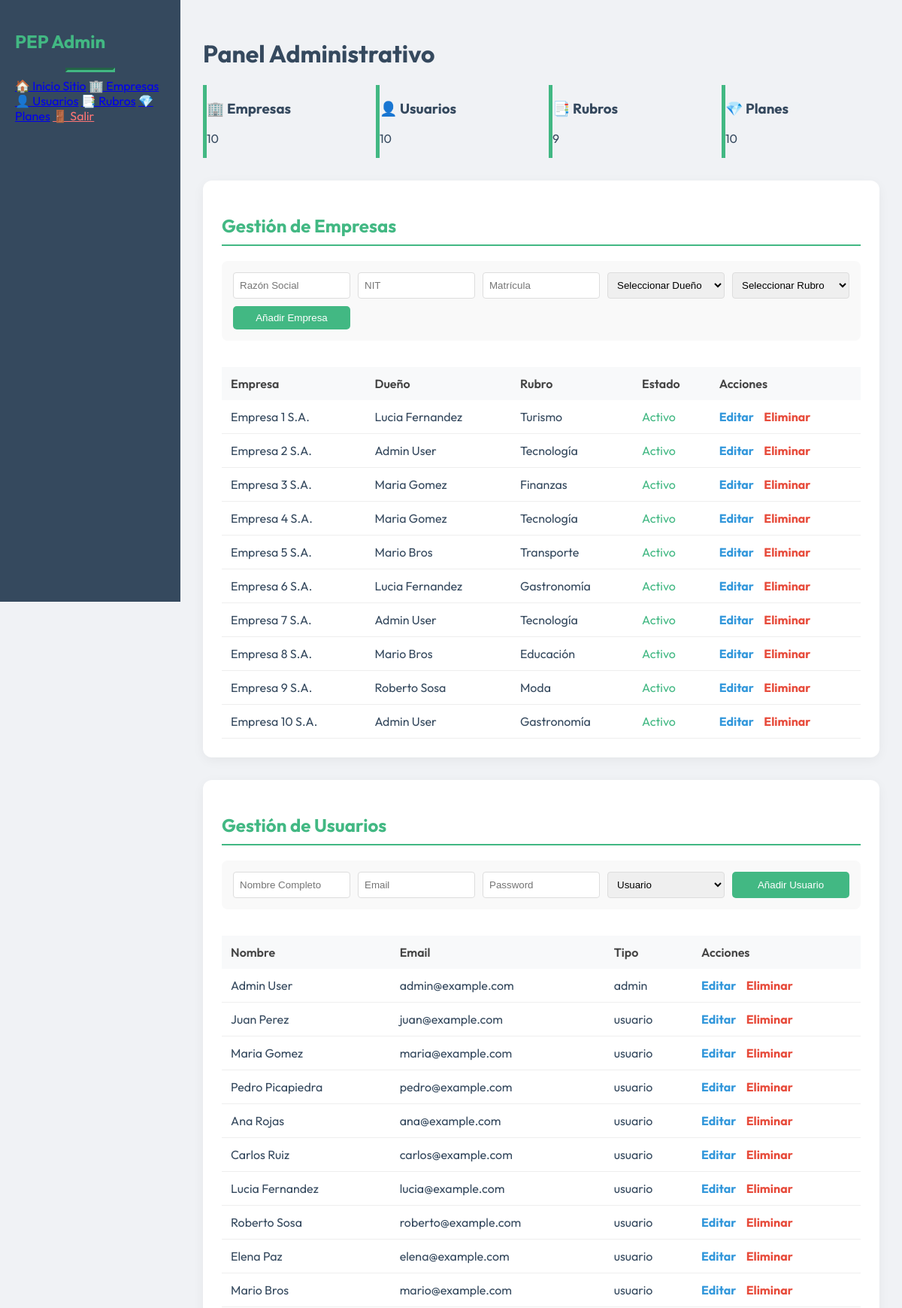
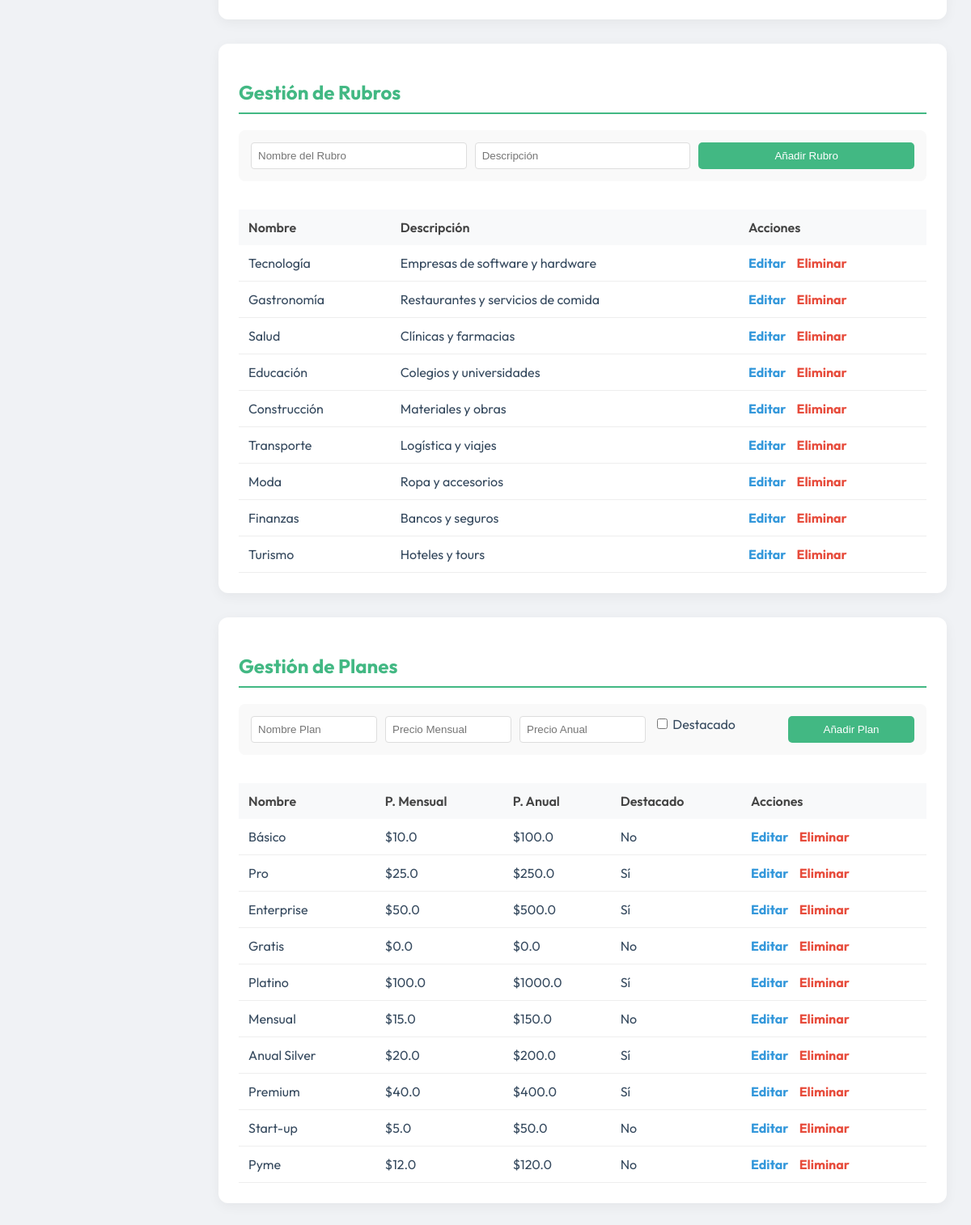
/admin (signed in), run on an earlier commit of the app's database (2 pictures, top to bottom).
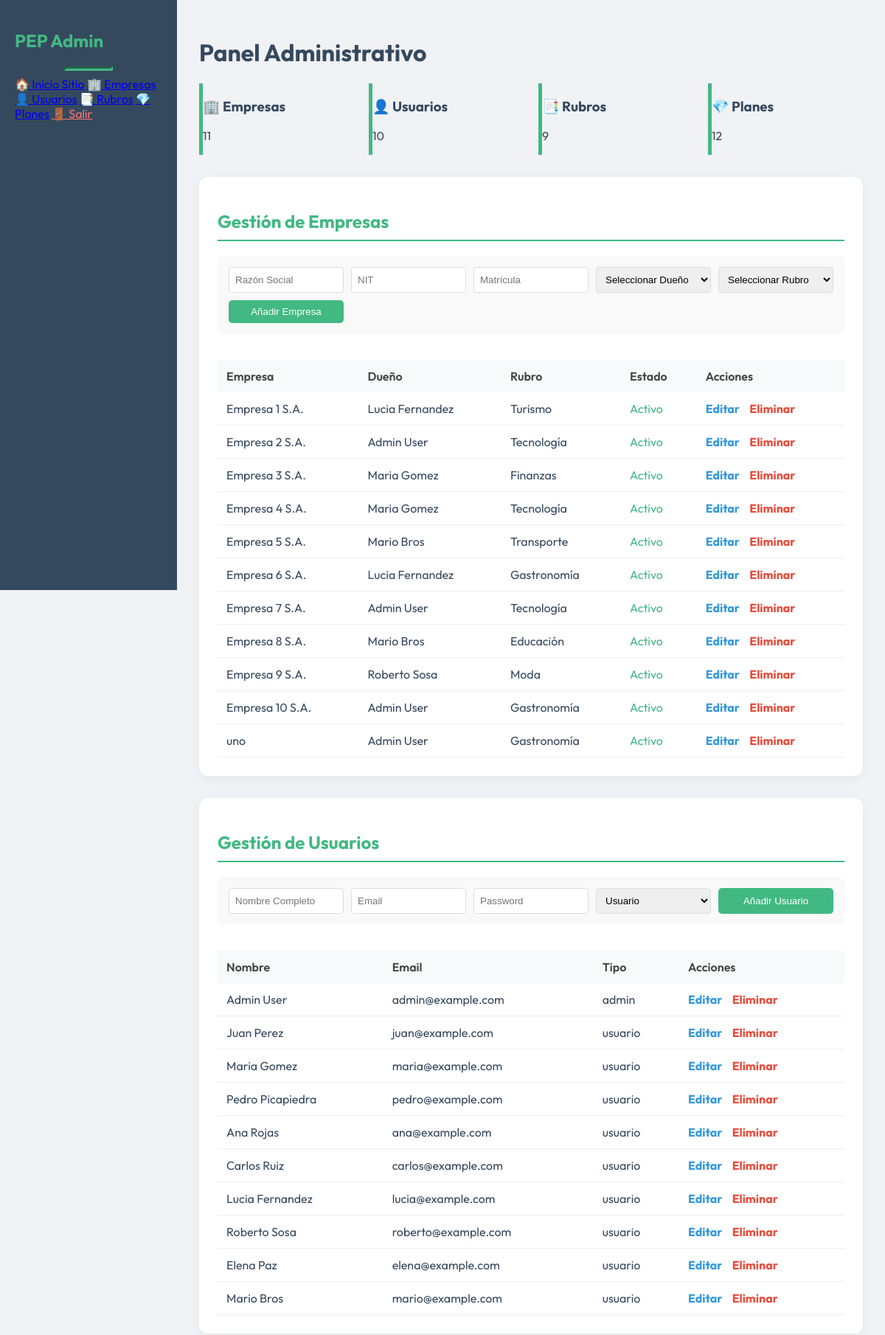
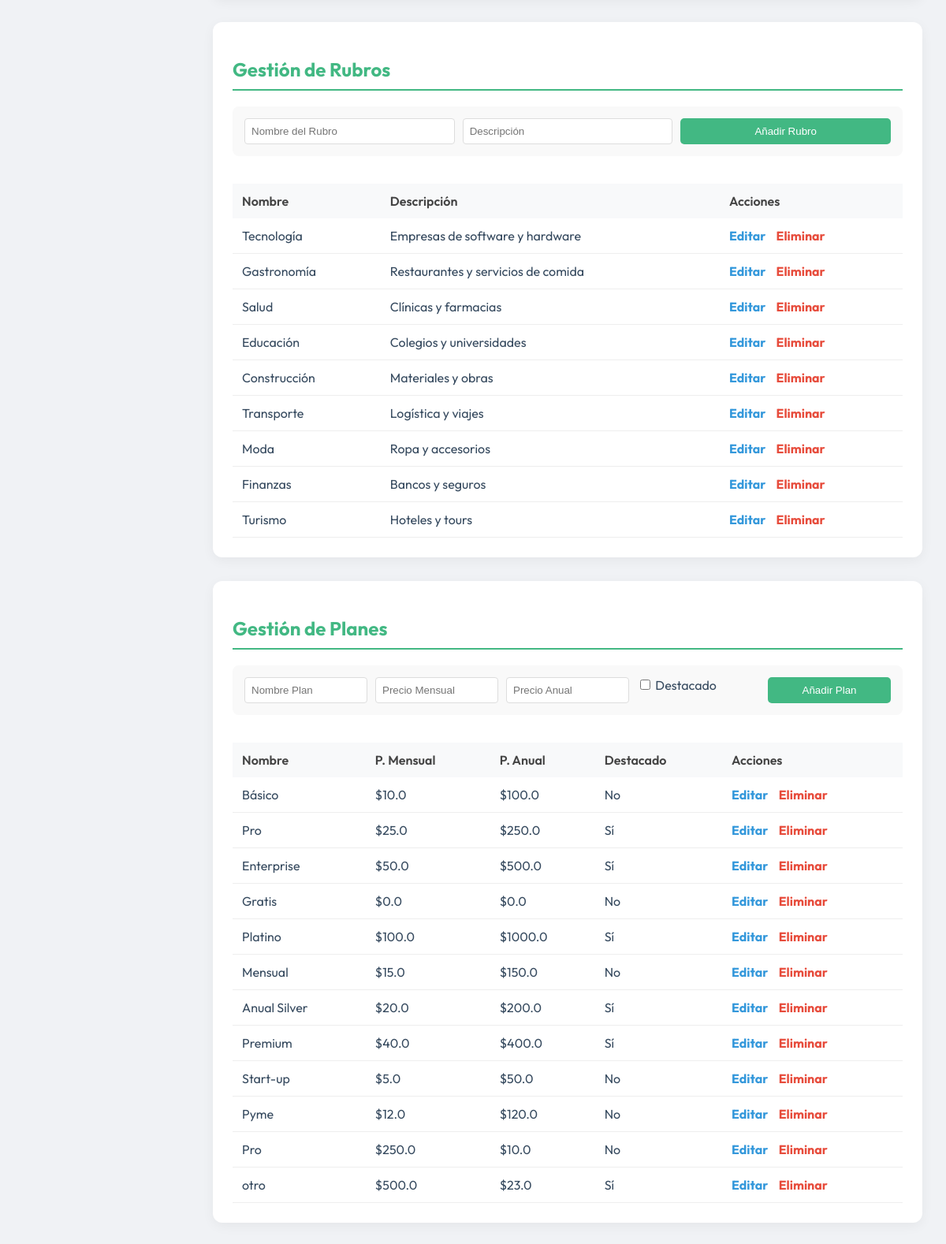
And on a later commit of the database (2 pictures, top to bottom).
### tables this page shows
CREATE TABLE empresas (
            id INTEGER PRIMARY KEY AUTOINCREMENT,
            usuario_id INTEGER NOT NULL,
            rubro_id INTEGER NOT NULL,
            razon_social TEXT NOT NULL,
            nit TEXT,
            matricula_seprec TEXT,
            latitud REAL,
            longitud REAL,
            whatsapp TEXT,
            sello_verificado INTEGER DEFAULT 0,
            estado TEXT NOT NULL,
            FOREIGN KEY (usuario_id) REFERENCES usuarios(id) ON DELETE CASCADE,
            FOREIGN KEY (rubro_id) REFERENCES rubros(id) ON DELETE RESTRICT
        );

CREATE TABLE usuarios (
            id INTEGER PRIMARY KEY AUTOINCREMENT,
            nombre TEXT NOT NULL,
            email TEXT NOT NULL UNIQUE,
            password_hash TEXT NOT NULL,
            tipo TEXT NOT NULL,
            fecha_registro TEXT NOT NULL
        );

CREATE TABLE rubros (
            id INTEGER PRIMARY KEY AUTOINCREMENT,
            nombre TEXT NOT NULL,
            descripcion TEXT
        );

CREATE TABLE planes (
            id INTEGER PRIMARY KEY AUTOINCREMENT,
            nombre TEXT NOT NULL,
            precio_mensual REAL NOT NULL,
            precio_anual REAL NOT NULL,
            sello_destacado INTEGER DEFAULT 0
        );

### app.py (the view)
@app.route('/admin')
def admin_dashboard():
    if session.get('user_role') != 'admin':
        return redirect(url_for('login'))
    counts = {
        'usuarios': query_db('SELECT COUNT(*) as c FROM usuarios', one=True)['c'],
        'empresas': query_db('SELECT COUNT(*) as c FROM empresas', one=True)['c'],
        'rubros': query_db('SELECT COUNT(*) as c FROM rubros', one=True)['c'],
        'planes': query_db('SELECT COUNT(*) as c FROM planes', one=True)['c']
    }
    all_empresas = query_db('''
        SELECT e.*, r.nombre as rubro_nombre, u.nombre as usuario_nombre
        FROM empresas e
        LEFT JOIN rubros r ON e.rubro_id = r.id
        LEFT JOIN usuarios u ON e.usuario_id = u.id
    ''')
    all_usuarios = query_db('SELECT * FROM usuarios')
    all_rubros = query_db('SELECT * FROM rubros')
    all_planes = query_db('SELECT * FROM planes')
    return render_template('admin.html',
                         counts=counts,
                         empresas=all_empresas,
                         usuarios=all_usuarios,
                         rubros=all_rubros,
                         planes=all_planes)

### app.py (called while the page is built)
def get_db():
    db = getattr(g, '_database', None)
    if db is None:
        db = g._database = sqlite3.connect(DATABASE)
        db.row_factory = sqlite3.Row
    return db

@app.teardown_appcontext
def close_connection(exception):
    db = getattr(g, '_database', None)
    if db is not None:
        db.close()

def query_db(query, args=(), one=False):
    cur = get_db().execute(query, args)
    rv = cur.fetchall()
    cur.close()
    return (rv[0] if rv else None) if one else rv

### templates/admin.html (shortened to what this page needs)
<!DOCTYPE html>
<html lang="es">
<head>
    <link rel="stylesheet" href="{{ url_for('static', filename='css/vue-theme.css') }}">
</head>
<body>
    <div class="sidebar">
        <h2 style="color: var(--vue-green)">PEP Admin</h2>
        <hr style="border-color: rgba(255,255,255,0.1)">
        <a href="/"><span>🏠 Inicio Sitio</span></a>
        <a href="#sec-empresas"><span>🏢 Empresas</span></a>
        <a href="#sec-usuarios"><span>👤 Usuarios</span></a>
        <a href="#sec-rubros"><span>📑 Rubros</span></a>
        <a href="#sec-planes"><span>💎 Planes</span></a>
        <a href="{{ url_for('logout') }}" style="margin-top: 40px; color: #ff7675;"><span>🚪 Salir</span></a>
    </div>
    <div class="main-content">
        <h1>Panel Administrativo</h1>
        <div class="grid-stats">
            <div class="stat-card"><h3>🏢 Empresas</h3><p>{{ counts.empresas }}</p></div>
            <div class="stat-card"><h3>👤 Usuarios</h3><p>{{ counts.usuarios }}</p></div>
            <div class="stat-card"><h3>📑 Rubros</h3><p>{{ counts.rubros }}</p></div>
            <div class="stat-card"><h3>💎 Planes</h3><p>{{ counts.planes }}</p></div>
        </div>
        <div class="section-card" id="sec-empresas">
            <h2 class="vue-text-green">Gestión de Empresas</h2>
            <form class="form-inline" action="{{ url_for('add_empresa') }}" method="POST">
                <input type="text" name="razon_social" placeholder="Razón Social" required>
                <input type="text" name="nit" placeholder="NIT" required>
                <input type="text" name="matricula" placeholder="Matrícula" required>
                <select name="usuario_id">
                    <option value="">Seleccionar Dueño</option>
                </select>
                <select name="rubro_id">
                    <option value="">Seleccionar Rubro</option>
                </select>
                <button type="submit" class="btn-add">Añadir Empresa</button>
            </form>
            <div class="table-container">
                <table>
                    <thead>
                        <tr><th>Empresa</th><th>Dueño</th><th>Rubro</th><th>Estado</th><th>Acciones</th></tr>
                    </thead>
                    <tbody>
                        {% for e in empresas %}
                        <tr>
                            <td>{{ e.razon_social }}</td>
                            <td>{{ e.usuario_nombre }}</td>
                            <td>{{ e.rubro_nombre }}</td>
                            <td><span style="color: var(--vue-green)">{{ e.estado }}</span></td>
                        <td style="white-space: nowrap;">
                            <a href="{{ url_for('edit_empresa', id=e.id) }}" style="color: #3498db; margin-right: 10px; font-weight: bold; text-decoration: none;">Editar</a>
                            <a href="{{ url_for('delete_empresa', id=e.id) }}" class="btn-del">Eliminar</a>
                        </td>
                        </tr>
                        {% endfor %}
                    </tbody>
                </table>
            </div>
        </div>
        <div class="section-card" id="sec-usuarios">
            <h2 class="vue-text-green">Gestión de Usuarios</h2>
            <form class="form-inline" action="{{ url_for('add_usuario') }}" method="POST">
                <input type="text" name="nombre" placeholder="Nombre Completo" required>
                <input type="email" name="email" placeholder="Email" required>
                <input type="password" name="password" placeholder="Password" required>
                <select name="tipo">
                    <option value="usuario">Usuario</option>
                </select>
                <button type="submit" class="btn-add">Añadir Usuario</button>
            </form>
            <div class="table-container">
                <table>
                    <thead>
                        <tr><th>Nombre</th><th>Email</th><th>Tipo</th><th>Acciones</th></tr>
                    </thead>
                    <tbody>
                        {% for u in usuarios %}
                        <tr>
                            <td>{{ u.nombre }}</td>
                            <td>{{ u.email }}</td>
                            <td>{{ u.tipo }}</td>
                        <td style="white-space: nowrap;">
                            <a href="{{ url_for('edit_usuario', id=u.id) }}" style="color: #3498db; margin-right: 10px; font-weight: bold; text-decoration: none;">Editar</a>
                            <a href="{{ url_for('delete_usuario', id=u.id) }}" class="btn-del">Eliminar</a>
                        </td>
                        </tr>
                        {% endfor %}
                    </tbody>
                </table>
            </div>
        </div>
        <div class="section-card" id="sec-rubros">
            <h2 class="vue-text-green">Gestión de Rubros</h2>
            <form class="form-inline" action="{{ url_for('add_rubro') }}" method="POST">
                <input type="text" name="nombre" placeholder="Nombre del Rubro" required>
                <input type="text" name="descripcion" placeholder="Descripción">
                <button type="submit" class="btn-add">Añadir Rubro</button>
            </form>
            <div class="table-container">
                <table>
                    <thead>
                        <tr><th>Nombre</th><th>Descripción</th><th>Acciones</th></tr>
                    </thead>
                    <tbody>
                        {% for r in rubros %}
                        <tr>
                            <td>{{ r.nombre }}</td>
                            <td>{{ r.descripcion }}</td>
                        <td style="white-space: nowrap;">
                            <a href="{{ url_for('edit_rubro', id=r.id) }}" style="color: #3498db; margin-right: 10px; font-weight: bold; text-decoration: none;">Editar</a>
                            <a href="{{ url_for('delete_rubro', id=r.id) }}" class="btn-del">Eliminar</a>
                        </td>
                        </tr>
                        {% endfor %}
                    </tbody>
                </table>
            </div>
        </div>
        <div class="section-card" id="sec-planes">
            <h2 class="vue-text-green">Gestión de Planes</h2>
            <form class="form-inline" action="{{ url_for('add_plan') }}" method="POST">
                <input type="text" name="nombre" placeholder="Nombre Plan" required>
                <input type="number" name="precio_m" placeholder="Precio Mensual" step="0.01" required>
                <input type="number" name="precio_a" placeholder="Precio Anual" step="0.01" required>
                <label><input type="checkbox" name="destacado" value="1"> Destacado</label>
                <button type="submit" class="btn-add">Añadir Plan</button>
            </form>
            <div class="table-container">
                <table>
                    <thead>
                        <tr><th>Nombre</th><th>P. Mensual</th><th>P. Anual</th><th>Destacado</th><th>Acciones</th></tr>
                    </thead>
                    <tbody>
                        {% for p in planes %}
                        <tr>
                            <td>{{ p.nombre }}</td>
                            <td>${{ p.precio_mensual }}</td>
                            <td>${{ p.precio_anual }}</td>
                            <td>{{ 'Sí' if p.sello_destacado else 'No' }}</td>
                        <td style="white-space: nowrap;">
                            <a href="{{ url_for('edit_plan', id=p.id) }}" style="color: #3498db; margin-right: 10px; font-weight: bold; text-decoration: none;">Editar</a>
                            <a href="{{ url_for('delete_plan', id=p.id) }}" class="btn-del">Eliminar</a>
                        </td>
                        </tr>
                        {% endfor %}
                    </tbody>
                </table>
            </div>
        </div>
    </div>
</body>
</html>

### static/css/vue-theme.css (style rules this page uses)
:root { --vue-green: #42b883; --vue-dark: #35495e; --vue-bg: #1a1a1a; --vue-text: #ffffff; --vue-accent: #3eaf7c; }
body { font-family: 'Outfit', sans-serif; color: var(--vue-dark); }
.vue-text-green { color: var(--vue-green); }
hr { border-color: var(--vue-green) !important; width: 60px; border-width: 3px; }
.stat-card { border-left: 5px solid var(--vue-green); }
table { width: 100%; border-collapse: collapse; }
th { background: var(--vue-dark); color: white; text-align: left; padding: 15px; }
td { padding: 15px; border-bottom: 1px solid #eee; }

### templates/admin.html (style rules this page uses)
:root { --sidebar-width: 240px; }
body { background: #f0f2f5; margin: 0; display: flex; flex-direction: column; }
.sidebar { width: var(--sidebar-width); background: var(--vue-dark); color: white; height: 100vh; position: fixed; padding: 20px; box-sizing: border-box; z-index: 100; transition: 0.3s; }
.main-content { margin-left: var(--sidebar-width); flex-grow: 1; padding: 30px; box-sizing: border-box; transition: 0.3s; }
.table-container { width: 100%; overflow-x: auto; -webkit-overflow-scrolling: touch; }
.section-card { background: white; border-radius: 12px; padding: 25px; margin-bottom: 30px; box-shadow: 0 4px 15px rgba(0,0,0,0.05); scroll-margin-top: 80px; }
h2.vue-text-green { border-bottom: 2px solid var(--vue-green); padding-bottom: 10px; margin-bottom: 20px; }
.grid-stats { display: grid; grid-template-columns: repeat(auto-fit, minmax(200px, 1fr)); gap: 20px; margin-bottom: 30px; }
table { width: 100%; border-collapse: collapse; margin-top: 15px; }
th { background: #f8f9fa; text-align: left; padding: 12px; font-weight: 600; color: #444; }
td { padding: 12px; border-bottom: 1px solid #eee; }
.btn-del { color: #e74c3c; font-weight: bold; text-decoration: none; }
.btn-add { background: var(--vue-green); color: white; border: none; padding: 8px 15px; border-radius: 5px; cursor: pointer; }
.form-inline { display: grid; grid-template-columns: repeat(auto-fit, minmax(150px, 1fr)); gap: 10px; margin-bottom: 20px; background: #f9f9f9; padding: 15px; border-radius: 8px; }
.form-inline input, .form-inline select { padding: 8px; border: 1px solid #ddd; border-radius: 4px; }

What changed in the data, as far as the page shows it:
added empresas: razon_social "uno", usuario_nombre "Admin User", rubro_nombre "Gastronomía", estado "Activo"
added planes: nombre "Pro", precio_mensual "250.0", precio_anual "10.0", sello_destacado "No"
added planes: nombre "otro", precio_mensual "500.0", precio_anual "23.0", sello_destacado "Sí"
Also different on the page:
{{ counts.empresas }}: "10" → "11"
{{ counts.planes }}: "10" → "12"
